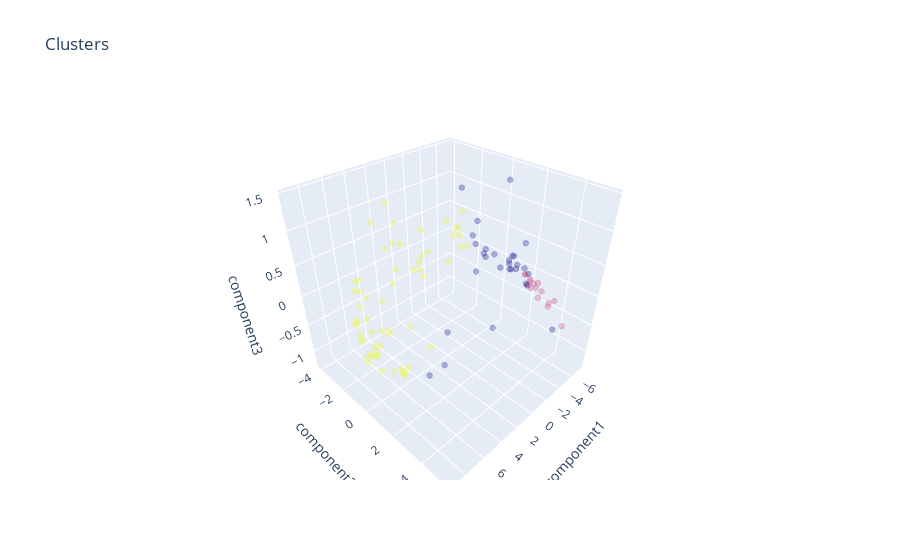

Source (notebook cell):
### Code cell
graph = go.Scatter3d(
    x= reviews_by_beer_style_PCA_clusters['component1'],
    y= reviews_by_beer_style_PCA_clusters['component2'],
    z= reviews_by_beer_style_PCA_clusters['component3'],
    mode='markers',
    marker=dict(
        color = reviews_by_beer_style_PCA_clusters['cluster'], 
        size= 2,
        line=dict(
            color= reviews_by_beer_style_PCA_clusters['cluster'],
            width= 12
        ),
        opacity=0.3
    )
)
data = [graph]
layout = go.Layout(
    title= 'Clusters',
    scene = dict(
        xaxis = dict(title  = 'component1'),
        yaxis = dict(title  = 'component2'),
        zaxis = dict(title  = 'component3')
    )
)
fig = go.Figure(data=data, layout=layout)
py.offline.iplot(fig)
